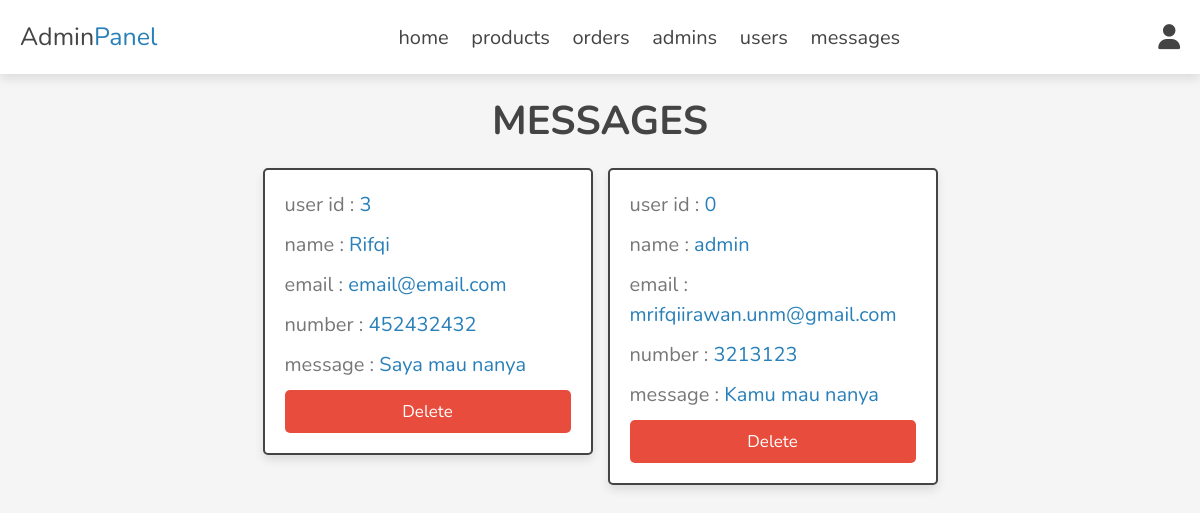
The page /admin/messages.php (signed in) on the database its author committed.
### tables this page shows
CREATE TABLE `messages` (
  `id` int(100) NOT NULL,
  `user_id` int(100) NOT NULL,
  `name` varchar(100) NOT NULL,
  `email` varchar(100) NOT NULL,
  `number` varchar(12) NOT NULL,
  `message` varchar(500) NOT NULL
);

### admin/messages.php (the view, shortened to what this page needs)
<?php
include '../components/connect.php';
?>
<!DOCTYPE html>
<html lang="en">
<head>
  <link rel="stylesheet" href="https://cdnjs.cloudflare.com/ajax/libs/font-awesome/6.1.1/css/all.min.css">
  <link rel="stylesheet" href="../css/admin_style.css">
</head>
<body>
  <?php include '../components/admin_header.php'; ?>
  <section class="contacts">
    <h1 class="heading">messages</h1>
    <div class="box-container">
      <?php
      $select_messages = $conn->prepare("SELECT * FROM `messages`");
      $select_messages->execute();
      if($select_messages->rowCount() > 0){
         while($fetch_message = $select_messages->fetch(PDO::FETCH_ASSOC)){
   ?>
      <div class="box">
        <p> user id : <span><?= $fetch_message['user_id']; ?></span></p>
        <p> name : <span><?= $fetch_message['name']; ?></span></p>
        <p> email : <span><?= $fetch_message['email']; ?></span></p>
        <p> number : <span><?= $fetch_message['number']; ?></span></p>
        <p> message : <span><?= $fetch_message['message']; ?></span></p>
        <a href="messages.php??delete=<?= $fetch_message['id']; ?>" onclick="return confirm('delete this message?');"
          class="delete-btn">delete</a>
      </div>
      <?php
         }
      }else{
         echo '<p class="empty">you have no messages</p>';
      }
   ?>
    </div>
  </section>
</body>
</html>

### components/admin_header.php (shortened to what this page needs)
<header class="header">
   <section class="flex">
      <a href="../admin/dashboard.php" class="logo">Admin<span>Panel</span></a>
      <nav class="navbar">
         <a href="../admin/dashboard.php">home</a>
         <a href="../admin/products.php">products</a>
         <a href="../admin/placed_orders.php">orders</a>
         <a href="../admin/admin_accounts.php">admins</a>
         <a href="../admin/users_accounts.php">users</a>
         <a href="../admin/messages.php">messages</a>
      </nav>
      <div class="icons">
         <div id="user-btn" class="fas fa-user"></div>
      </div>
   </section>
</header>

### css/admin_style.css (style rules this page uses)
:root { --main-color:#2980b9; --orange:#f39c12; --red:#e74c3c; --black:#444; --white:#fff; --light-color:#777; --light-bg:#f5f5f5; --border:.2rem solid var(--black); --box-shadow:0 .5rem 1rem rgba(0,0,0,.1); }
* { font-family: 'Nunito', sans-serif; margin:0; padding:0; box-sizing: border-box; outline: none; border:none; text-decoration: none; }
html { font-size: 62.5%; overflow-x: hidden; }
body { background-color: var(--light-bg); }
section { padding:2rem; max-width: 1200px; margin:0 auto; }
.heading { font-size: 4rem; color:var(--black); margin-bottom: 2rem; text-align: center; text-transform: uppercase; }
.btn, .delete-btn, .option-btn { display: block; width: 100%; margin-top: 1rem; border-radius: .5rem; padding:1rem 3rem; font-size: 1.7rem; text-transform: capitalize; color:var(--white); cursor: pointer; text-align: center; }
.delete-btn { background-color: var(--red); }
.header { position: sticky; top:0; left:0; right:0; background-color: var(--white); box-shadow: var(--box-shadow); z-index: 1000; }
.header .flex { display: flex; align-items: center; justify-content: space-between; position: relative; }
.header .flex .logo { font-size: 2.5rem; color:var(--black); }
.header .flex .logo span { color:var(--main-color); }
.header .flex .navbar a { margin:0 1rem; font-size: 2rem; color:var(--black); }
.header .flex .icons div { margin-left: 1.7rem; font-size: 2.5rem; cursor: pointer; color:var(--black); }
.contacts .box-container { display: grid; grid-template-columns: repeat(auto-fit, 33rem); gap:1.5rem; align-items: flex-start; justify-content: center; }
.contacts .box-container .box { padding:2rem; padding-top: 1rem; border-radius: .5rem; border:var(--border); background-color: var(--white); box-shadow: var(--box-shadow); }
.contacts .box-container .box p { line-height: 1.5; font-size: 2rem; color:var(--light-color); margin:1rem 0; }
.contacts .box-container .box p span { color:var(--main-color); }

### rows shown on the page
messages: user "3", name "Rifqi", email "email@email.com", number "452432432", message "Saya mau nanya"
messages: user "0", name "admin", email "mrifqiirawan.unm@gmail.com", number "3213123", message "Kamu mau nanya"
